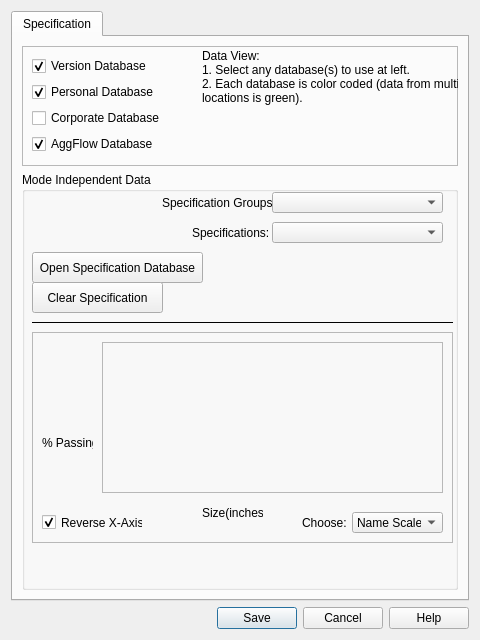
<?xml version="1.0" encoding="UTF-8"?>
<ui version="4.0">
 <class>EndProduct</class>
 <widget class="QDialog" name="EndProduct">
  <property name="geometry">
   <rect>
    <x>0</x>
    <y>0</y>
    <width>480</width>
    <height>640</height>
   </rect>
  </property>
  <property name="sizePolicy">
   <sizepolicy hsizetype="Fixed" vsizetype="Minimum">
    <horstretch>0</horstretch>
    <verstretch>0</verstretch>
   </sizepolicy>
  </property>
  <property name="maximumSize">
   <size>
    <width>480</width>
    <height>640</height>
   </size>
  </property>
  <property name="windowTitle">
   <string>Adjust Product Pile</string>
  </property>
  <layout class="QVBoxLayout" name="verticalLayout">
   <item>
    <widget class="QTabWidget" name="tabWidget">
     <property name="currentIndex">
      <number>0</number>
     </property>
     <widget class="QWidget" name="tab">
      <attribute name="title">
       <string>Specification</string>
      </attribute>
      <layout class="QVBoxLayout" name="verticalLayout_2">
       <item>
        <widget class="QFrame" name="frame_3">
         <property name="maximumSize">
          <size>
           <width>16777215</width>
           <height>120</height>
          </size>
         </property>
         <property name="frameShape">
          <enum>QFrame::StyledPanel</enum>
         </property>
         <property name="frameShadow">
          <enum>QFrame::Plain</enum>
         </property>
         <widget class="QWidget" name="layoutWidget_2">
          <property name="geometry">
           <rect>
            <x>10</x>
            <y>10</y>
            <width>161</width>
            <height>101</height>
           </rect>
          </property>
          <layout class="QVBoxLayout" name="verticalLayout_3">
           <item>
            <widget class="QCheckBox" name="checkBox_5">
             <property name="text">
              <string>Version Database</string>
             </property>
             <property name="checked">
              <bool>true</bool>
             </property>
            </widget>
           </item>
           <item>
            <widget class="QCheckBox" name="checkBox_6">
             <property name="text">
              <string>Personal Database</string>
             </property>
             <property name="checked">
              <bool>true</bool>
             </property>
            </widget>
           </item>
           <item>
            <widget class="QCheckBox" name="checkBox_7">
             <property name="text">
              <string>Corporate Database</string>
             </property>
             <property name="checked">
              <bool>false</bool>
             </property>
            </widget>
           </item>
           <item>
            <widget class="QCheckBox" name="checkBox_8">
             <property name="text">
              <string>AggFlow Database</string>
             </property>
             <property name="checked">
              <bool>true</bool>
             </property>
            </widget>
           </item>
          </layout>
         </widget>
         <widget class="QLabel" name="label_23">
          <property name="geometry">
           <rect>
            <x>180</x>
            <y>0</y>
            <width>311</width>
            <height>61</height>
           </rect>
          </property>
          <property name="text">
           <string>Data View:
1. Select any database(s) to use at left.
2. Each database is color coded (data from multiple
locations is green).</string>
          </property>
         </widget>
        </widget>
       </item>
       <item>
        <widget class="QGroupBox" name="groupBox_3">
         <property name="title">
          <string>Mode Independent Data</string>
         </property>
         <widget class="QLabel" name="label_36">
          <property name="geometry">
           <rect>
            <x>170</x>
            <y>50</y>
            <width>81</width>
            <height>21</height>
           </rect>
          </property>
          <property name="text">
           <string>Specifications:</string>
          </property>
         </widget>
         <widget class="QComboBox" name="comboBox_4">
          <property name="geometry">
           <rect>
            <x>250</x>
            <y>20</y>
            <width>171</width>
            <height>21</height>
           </rect>
          </property>
         </widget>
         <widget class="QLabel" name="label_37">
          <property name="geometry">
           <rect>
            <x>140</x>
            <y>20</y>
            <width>111</width>
            <height>21</height>
           </rect>
          </property>
          <property name="text">
           <string>Specification Groups:</string>
          </property>
         </widget>
         <widget class="QComboBox" name="comboBox_5">
          <property name="geometry">
           <rect>
            <x>250</x>
            <y>50</y>
            <width>171</width>
            <height>21</height>
           </rect>
          </property>
          <item>
           <property name="text">
            <string/>
           </property>
          </item>
         </widget>
         <widget class="QPushButton" name="pushButton_3">
          <property name="geometry">
           <rect>
            <x>10</x>
            <y>80</y>
            <width>171</width>
            <height>31</height>
           </rect>
          </property>
          <property name="text">
           <string>Open Specification Database</string>
          </property>
         </widget>
         <widget class="QPushButton" name="pushButton_7">
          <property name="geometry">
           <rect>
            <x>10</x>
            <y>110</y>
            <width>131</width>
            <height>31</height>
           </rect>
          </property>
          <property name="inputMethodHints">
           <set>Qt::ImhNone</set>
          </property>
          <property name="text">
           <string>Clear Specification</string>
          </property>
         </widget>
         <widget class="Line" name="line_4">
          <property name="geometry">
           <rect>
            <x>10</x>
            <y>140</y>
            <width>421</width>
            <height>20</height>
           </rect>
          </property>
          <property name="frameShadow">
           <enum>QFrame::Plain</enum>
          </property>
          <property name="orientation">
           <enum>Qt::Horizontal</enum>
          </property>
         </widget>
         <widget class="QFrame" name="frame_5">
          <property name="geometry">
           <rect>
            <x>10</x>
            <y>160</y>
            <width>421</width>
            <height>211</height>
           </rect>
          </property>
          <property name="frameShape">
           <enum>QFrame::StyledPanel</enum>
          </property>
          <property name="frameShadow">
           <enum>QFrame::Plain</enum>
          </property>
          <widget class="QCheckBox" name="checkBox_9">
           <property name="geometry">
            <rect>
             <x>10</x>
             <y>180</y>
             <width>101</width>
             <height>21</height>
            </rect>
           </property>
           <property name="text">
            <string>Reverse X-Axis</string>
           </property>
           <property name="checked">
            <bool>true</bool>
           </property>
          </widget>
          <widget class="QComboBox" name="comboBox_8">
           <property name="geometry">
            <rect>
             <x>320</x>
             <y>180</y>
             <width>91</width>
             <height>21</height>
            </rect>
           </property>
           <item>
            <property name="text">
             <string>Name Scale</string>
            </property>
           </item>
           <item>
            <property name="text">
             <string>Log Scale</string>
            </property>
           </item>
           <item>
            <property name="text">
             <string>Linear Scale</string>
            </property>
           </item>
          </widget>
          <widget class="QLabel" name="label_40">
           <property name="geometry">
            <rect>
             <x>270</x>
             <y>180</y>
             <width>51</width>
             <height>21</height>
            </rect>
           </property>
           <property name="text">
            <string>Choose:</string>
           </property>
          </widget>
          <widget class="QLabel" name="label_41">
           <property name="geometry">
            <rect>
             <x>170</x>
             <y>170</y>
             <width>61</width>
             <height>21</height>
            </rect>
           </property>
           <property name="text">
            <string>Size(inches)</string>
           </property>
          </widget>
          <widget class="QLabel" name="label_42">
           <property name="geometry">
            <rect>
             <x>10</x>
             <y>100</y>
             <width>51</width>
             <height>21</height>
            </rect>
           </property>
           <property name="layoutDirection">
            <enum>Qt::LeftToRight</enum>
           </property>
           <property name="text">
            <string>% Passing</string>
           </property>
           <property name="scaledContents">
            <bool>false</bool>
           </property>
          </widget>
          <widget class="QFrame" name="frame_6">
           <property name="geometry">
            <rect>
             <x>70</x>
             <y>10</y>
             <width>341</width>
             <height>151</height>
            </rect>
           </property>
           <property name="frameShape">
            <enum>QFrame::StyledPanel</enum>
           </property>
           <property name="frameShadow">
            <enum>QFrame::Raised</enum>
           </property>
          </widget>
         </widget>
        </widget>
       </item>
      </layout>
     </widget>
    </widget>
   </item>
   <item>
    <widget class="QDialogButtonBox" name="buttonBox">
     <property name="standardButtons">
      <set>QDialogButtonBox::Cancel|QDialogButtonBox::Help|QDialogButtonBox::Save</set>
     </property>
    </widget>
   </item>
  </layout>
 </widget>
 <resources/>
 <connections/>
</ui>
